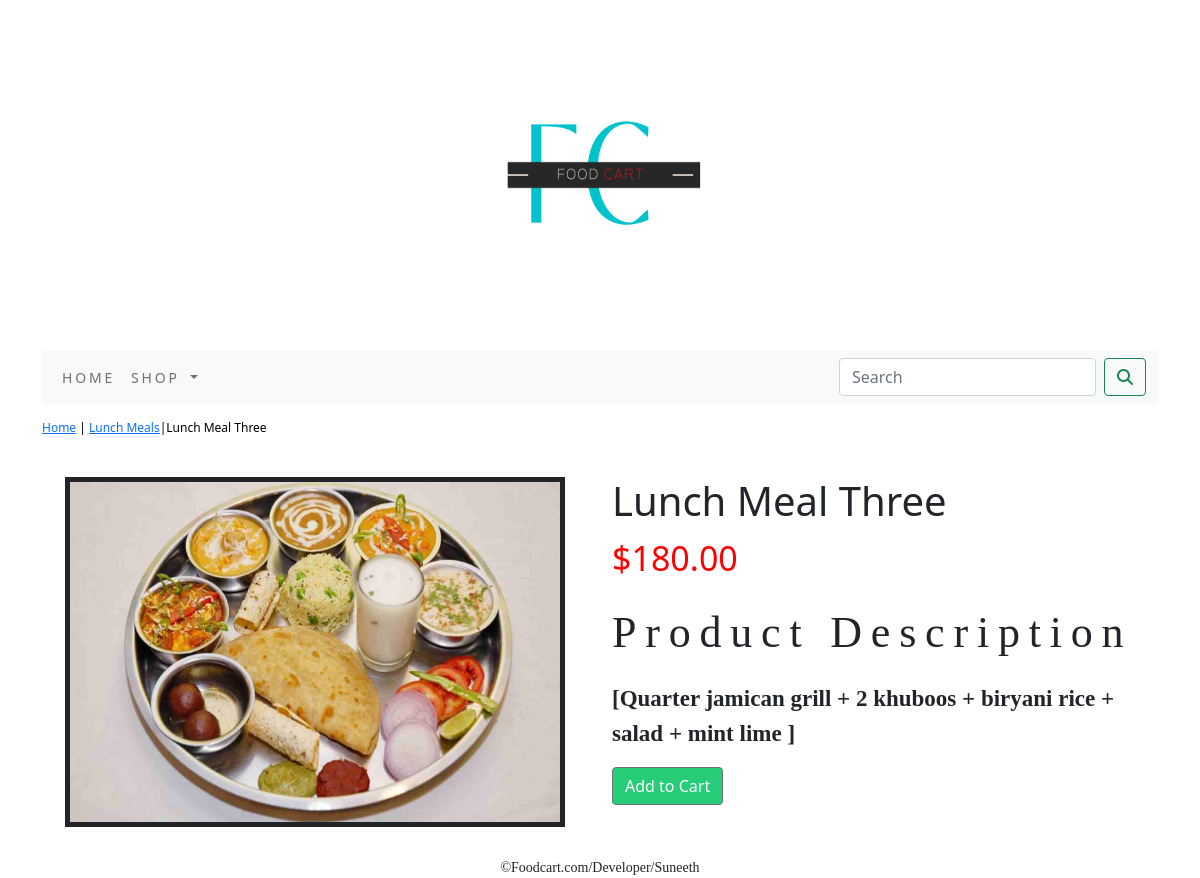
The page /lunch-meals/lunch-meal-three/ on the database its author committed.
### ecommerceapp/models.py (models this page shows, shortened)
class Product(models.Model):
    name=models.CharField(max_length=250,unique=True)
    slug=models.SlugField(max_length=250,unique=True)
    description=models.TextField(blank=True)
    price=models.DecimalField(max_digits=10,decimal_places=2)
    category=models.ForeignKey(Category,on_delete=models.CASCADE)
    image = models.ImageField(upload_to='product', blank=True)
    stock=models.IntegerField()
    available=models.BooleanField(default=True)
    created=models.DateTimeField(auto_now_add=True)
    updated=models.DateTimeField(auto_now=True)
    class Meta:
        ordering = ('name',)
        verbose_name = 'product'
        verbose_name_plural = 'products'

class Category(models.Model):
    name=models.CharField(max_length=250,unique=True)
    slug=models.SlugField(max_length=250,unique=True)
    description=models.TextField(blank=True)
    image=models.ImageField(upload_to='category',blank=True)
    class Meta:
        ordering=('name',)
        verbose_name='category'
        verbose_name_plural='categories'
    def get_url(self):
        return reverse("ecommerceapp:products_by_category", args=[self.slug])
    def __str__(self):
        return '{}'.format(self.name)

### ecommerceapp/views.py (the view)
# urls.py: path('<slug:c_slug>/<slug:product_slug>/',views.proDetail,name='ProdCatDetail')
def proDetail(request,c_slug,product_slug):
    try:
        product=Product.objects.get(category__slug=c_slug,slug=product_slug)
    except Exception as e:
        raise e
    return render(request,'product.html',{'product':product})

### cartapp/context_processors.py (called while the page is built)
def counter(request):
    item_count=0
    if 'admin' in request.path:
        return {}
    else:
        try:
            cart=Cart.objects.filter(cart_id=_cart_id(request))
            cart_items=CartItem.objects.all().filter(cart=cart[:1])
            for cart_item in cart_items:
                item_count+=cart_item.quantity
        except Cart.DoesNotExist:
            item_count=0
        return dict(item_count=item_count)

### cartapp/views.py (called while the page is built)
def _cart_id(request):
    cart=request.session.session_key
    if not cart:
        cart=request.session.create()
    return cart

### ecommerceapp/context_processors.py (called while the page is built)
def menu_links(request):
    links=Category.objects.all()
    return dict(links=links)

### templates/product.html (shortened to what this page needs)
{% extends 'base.html' %}
{% load static %}
{% block content %}
   <div class="row my_prod_row_class">
         <div class="mx_auto">
              <p><a href="{% url 'ecommerceapp:allProdCat' %}">Home</a> | <a href="{{product.category.get_url}}">{{product.category}}</a>|{{product.name}}</p>
         </div>
       <div class="container">
           <br>
           <div class="row">
               <div class="col-12 col-sm-12 col-md-12 col-lg-6 text-center">
                   <div style="min-width:18rem">
                       <img src="{{product.image.url}}"border="5px solid grey;" alt="{{product.name}}" width="500px" height="350px">
                   </div>
               </div>
                   <div class="col-12 col-sm-12 col-md-12 col-lg-6">
                       <div>
                       <h1 class="my_prod_title">{{product.name}}</h1>
                       <p style="color:red;font-size:34px;">${{product.price}}</p>
                       <p class="my_title">Product Description</p>
                       <p class="text-justify my_prod_text" style="font-family:Cursive;font-size:23px;">{{product.description}}</p>
                       {% if product.stock <= 0 %}
                       <p class="text-justify my_prod_text"><b>Out of stock</b></p>
                       {% else %}
                       <a class="btn btn-secondary" style="background-color:#27CC78;" href="{% url 'cartapp:add_cart' product.id %}">Add to Cart</a>
                       {% endif %}
                   </div>
               </div>
           </div>
           </div>
{% endblock %}

### static/css/custom.css (style rules this page uses)
body { font-family:Garamond (serif); }
.my_title { font-size:44px; letter-spacing:.2em; font-family:cursive; }
.my_prod_row_class { padding-top:15px; padding-bottom:20px; }
.my_prod_row_class .mx_auto { color:black; font-size:12px; text-decoration:none; }
.my_prod_text { padding-right:20px; font-family:Cursive; font-weight:bold; font-size:22px; }

### rows shown on the page
Product: category "Lunch Meals", name "Lunch Meal Three", image (picture), price "180.00", description "[Quarter jamican grill + 2 khuboos + biryani rice + salad + mint lime ]"
